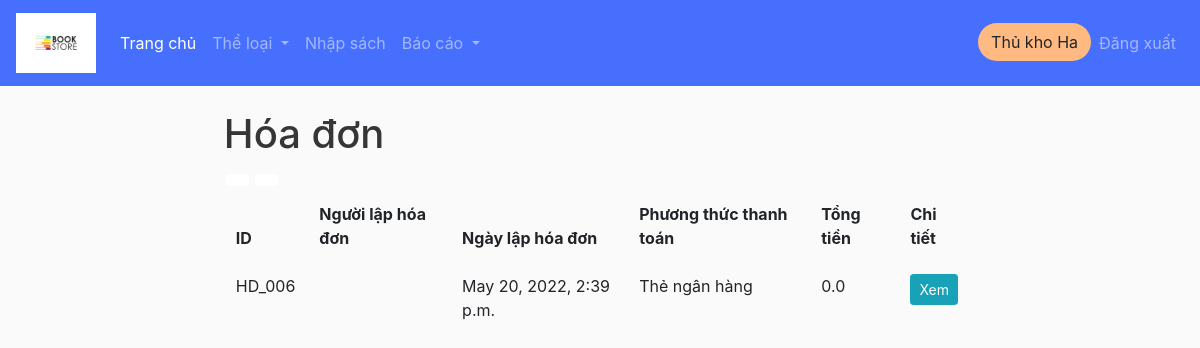
Screenshot of /list_invoice/ (signed in) with the database file from the repository.
### book/models.py (models this page shows, shortened)
class Person(models.Model):
    class Meta:
        verbose_name_plural = 'Thành viên'
    id = models.CharField(max_length=100, primary_key=True, editable=True)
    ho_ten = models.CharField('Họ tên', max_length=100, null=True)
    ngay_sinh = models.DateField('Ngày sinh', null=True, editable=True)
    so_dien_thoai = models.CharField('Số điện thoại', max_length=13, null=True)
    dia_chi = models.CharField('Địa chỉ', max_length=1000, null=True)
    email = models.CharField('Email', max_length=50, null=True)
    profile_pic = models.ImageField(default="profile1.png", null=True, blank=True)
    user = models.OneToOneField(User, blank=True, null=True, on_delete=models.CASCADE) # a user can have 1 customer, a customer have a user
    @property
    def get_group_name(self):
        query_set = Group.objects.filter(user = self.user)
        if not query_set:
            query_set = ''
        else:
            query_set = query_set[0].name.capitalize()
        return query_set

class HoaDon(models.Model):
    class Meta:
        verbose_name_plural = 'Hóa đơn'
    pttt = (
            ('Thẻ ngân hàng', 'Thẻ ngân hàng'),
            ('Tiền mặt', 'Tiền mặt'),
            )
    id_HD = models.CharField('Mã hóa đơn', max_length=100, primary_key=True, default= 'HD_', editable=True)
    ngay_lap_HD = models.DateTimeField(null=True)
    tong_tien = models.FloatField(null=True, default=0, editable=True)
    nguoi_lap_HD = models.ForeignKey(Person, verbose_name='Nhân viên', null=True, blank=True, related_name="nhan_vien", on_delete=models.PROTECT)
    khach_hang = models.ForeignKey(Person, verbose_name='Khách hàng', null=True, blank=True, related_name="khach_hang", on_delete=models.PROTECT)
    phuong_thuc_thanh_toan = models.CharField('Phương thức thanh toán', max_length=100, null=False, choices=pttt)
    da_tra = models.FloatField(null=True, default=0, editable=True)
    def __str__(self):
        return self.id_HD

### book/views.py (the view)
# urls.py: path('list_invoice/', views.listInvoice, name='list_invoice'),
@login_required(login_url='login')
def listInvoice(request):
    user = request.user.person
    invoices = HoaDon.objects.filter(khach_hang__id=user.id)
    print(invoices)
    context = {'invoices': invoices}
    return render(request, 'book/list_invoice.html', context)

### book/templates/book/list_invoice.html (shortened to what this page needs)
{%  extends 'book/main.html' %}
{% block content %}
<link href="https://maxcdn.bootstrapcdn.com/font-awesome/4.7.0/css/font-awesome.min.css" rel="stylesheet" />
<div class="page-content container">
    <div class="page-header text-blue-d2">
        <h1 class="page-title text-secondary-d1">
            Hóa đơn
        </h1>
        <div class="page-tools">
            <div class="action-buttons">
                <a class="btn bg-white btn-light mx-1px text-95" href="#" data-title="Print">
                </a>
                <a class="btn bg-white btn-light mx-1px text-95" href="#" data-title="PDF">
                </a>
            </div>
        </div>
    </div>
<div class="table-responsive">
    <table class="table table-striped table-borderless border-0 border-b-2 brc-default-l1">
        <thead class="bg-none bgc-default-tp1">
            <tr class="text-black">
                <th>ID</th>
                <th>Người lập hóa đơn</th>
                <th>Ngày lập hóa đơn</th>
                <th>Phương thức thanh toán</th>
                <th>Tổng tiền</th>
                <th>Chi tiết</th>
            </tr>
        </thead>
        <tbody class="text-95 text-secondary-d3">
            {% for invoice in invoices %}
            <tr>
                <td>{{invoice.id_HD}}</td>
                <td>{{invoice.nguoi_lap_HD.ho_ten}}</td>
                <td>{{invoice.ngay_lap_HD}}</td>
                <td>{{invoice.phuong_thuc_thanh_toan}}</td>
                <td>{{invoice.tong_tien}}</td>
                <th><a class="btn btn-sm btn-info" href="{% url 'review_invoice' invoice.id_HD %}">Xem</a></th>
            </tr>
            {% endfor %}
        </tbody>
    </table>
</div>
{% endblock content %}

### book/templates/book/navbar.html (shortened to what this page needs)
{% load static %}
<nav class="navbar navbar-expand-sm navbar-dark" style="background-color: rgba(40, 88, 255, 0.85);">
  <a class="navbar-brand" href="{% url 'home' %}">
    <img src="{% static 'images/logons.png' %}" alt="logo" height="60px">
  </a>
  <div class="collapse navbar-collapse" id="navbarSupportedContent">
    <ul class="navbar-nav mr-auto">
      <li class="nav-item active">
        <a class="nav-link" href="{% url 'home' %}">Trang chủ <span class="sr-only">(current)</span></a>
      </li>
      <li class="nav-item dropdown">
        <a class="nav-link dropdown-toggle" href="#" id="navbarDropdown" role="button" data-toggle="dropdown" aria-haspopup="true" aria-expanded="false">
          Thể loại
        </a>
      </li>
      {% if user.is_authenticated %}
        {% if user.person.get_group_name == 'Thủ kho' %}
          <li class="nav-item">
            <a class="nav-link" href="{% url 'book_entry' %}">Nhập sách</a>
          </li>
          <li class="nav-item dropdown">
            <a class="nav-link dropdown-toggle" href="#" id="navbarDropdown" role="button" data-toggle="dropdown" aria-haspopup="true" aria-expanded="false">
              Báo cáo
            </a>
          </li>
        {% elif user.person.get_group_name == 'Khách hàng' %}
          <li class="nav-item">
            <a class="nav-link" href="{% url 'list_invoice' %}">Hóa đơn</a>
          </li>
        {% endif %}
      {% endif %}
    </ul>
    <div class="form-inline my-2 my-lg-0">
      <ul class="navbar-nav">
        {% if user.is_authenticated %}
        <li class="nav-item">
          <a class="btn" style="background-color: #FFBA81; border-radius: 40px;" href="/customer_info/">{{request.user.person.get_group_name}} {{request.user}}</a>
        </li>
        <li class="nav-item">
          <a class="nav-link" href="{% url 'logout' %}">Đăng xuất</a>
        </li>
        {% endif %}
    </ul>
    </div>
  </div>
</nav>

### static/css/book_main.css (style rules this page uses)
.container { max-width: 82% !important; }
body { background-color: hsl(0, 0%, 98%); }
h1,h2,h3,h4,h5,h6 { color:hsl(0, 0%, 21%); }

### rows the page displays
HoaDon: id_HD "HD_006", ngay_lap_HD "May 20, 2022, 2:39 p.m.", phuong_thuc_thanh_toan "Thẻ ngân hàng", tong_tien "0.0"

### other values shown
{{ request.user.person.get_group_name }} "Thủ kho"
{{ request.user }} "Ha"
